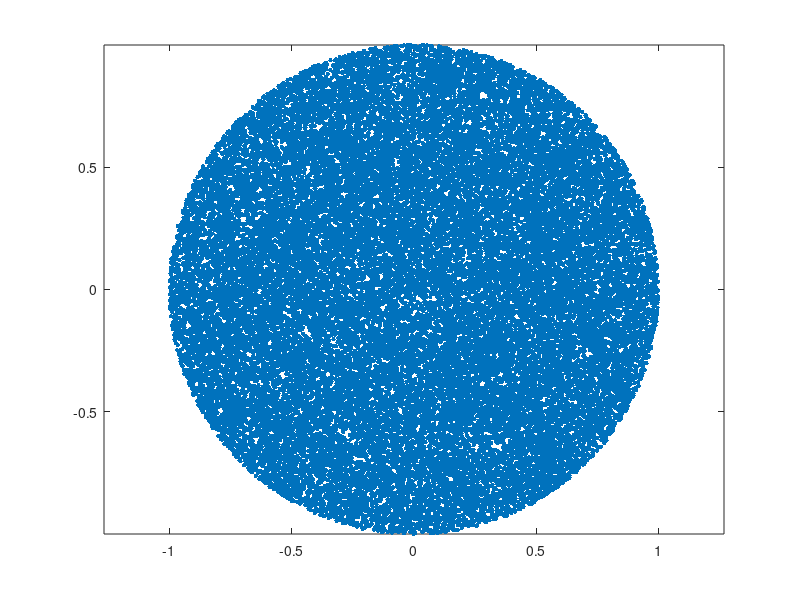

Recreate this plot in MATLAB.
N = 200000;
x =-2 +rand(N,1)*4;
y = -2+rand(N,1)*4;
f1 = x - y - 2;
f2 = x.^2 + y.^2 - 1;
ind1 = (f1<=0);
ind2 = (f2<=0);
ind3 = and(ind1,ind2);
a = [x(ind3),y(ind3)];
figure
plot(a(:,1),a(:,2),'.','MarkerSize',10);
axis equal

